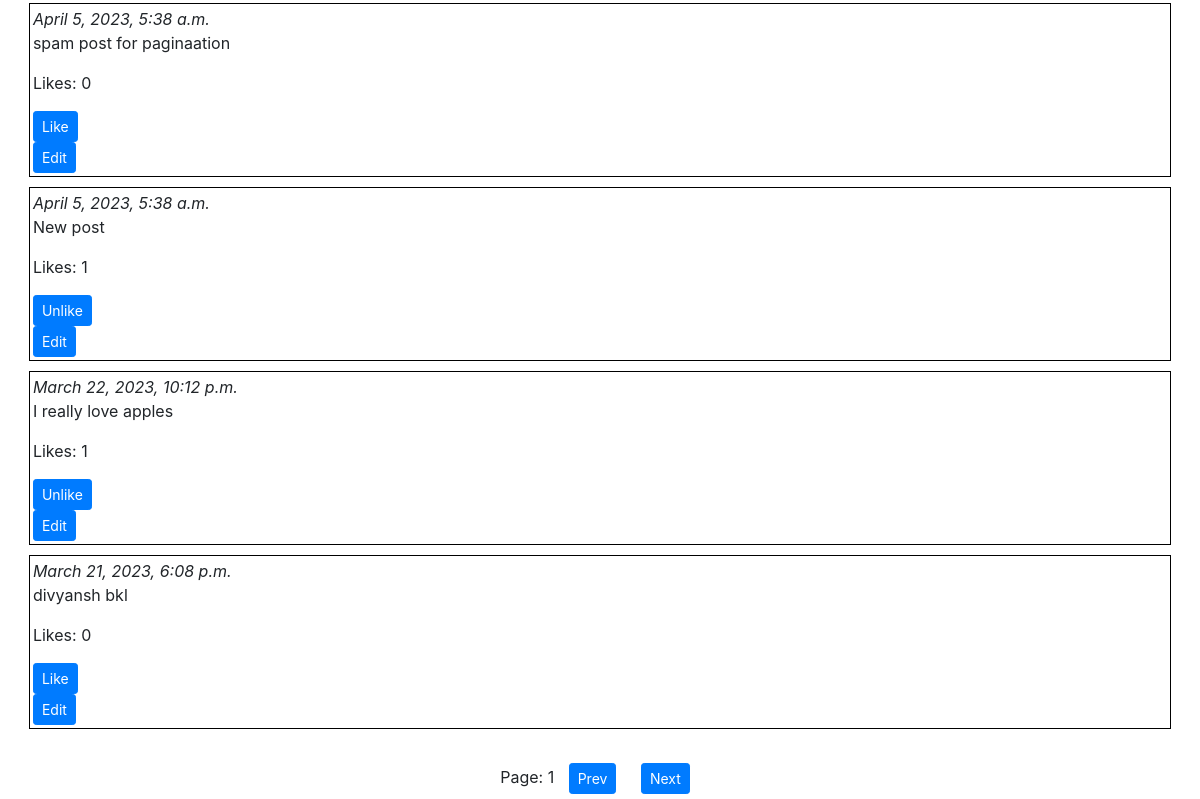
/user/ggvamp001 (signed in, lower part), run on an earlier commit of the app's database.
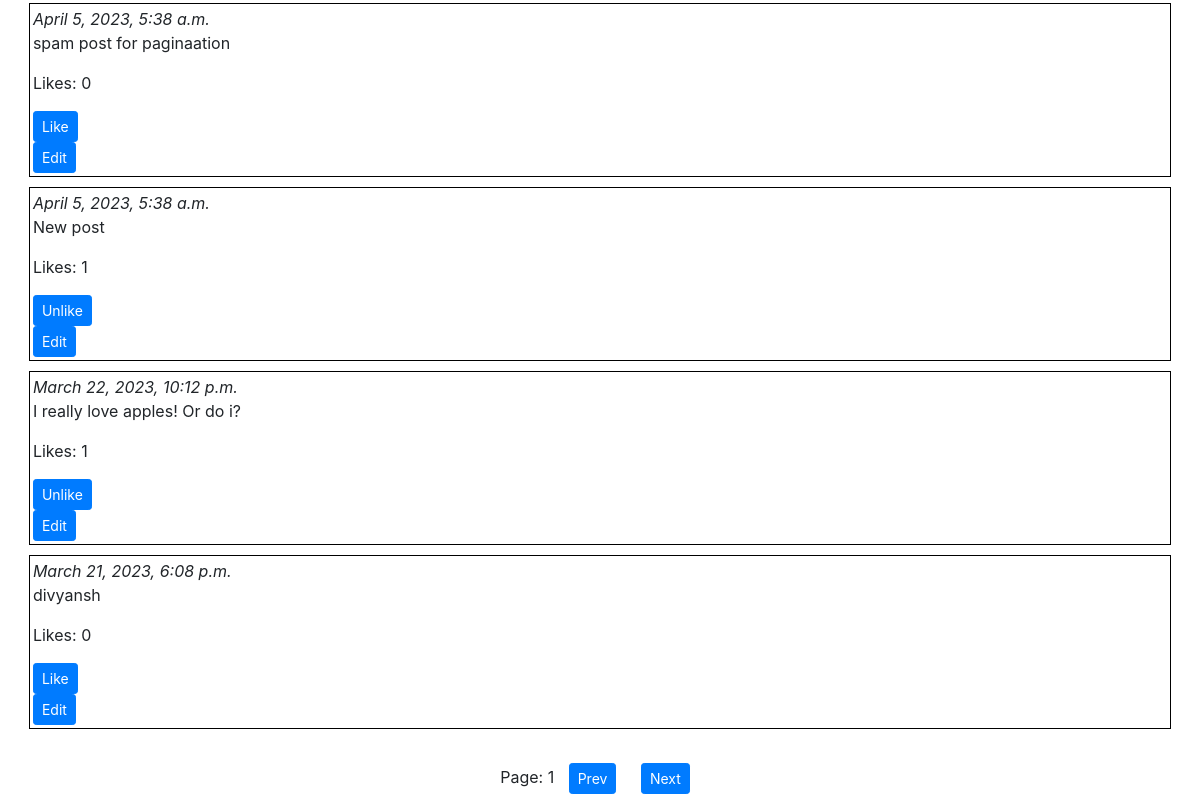
And on a later commit of the database.
### network/models.py (models this page shows, shortened)
class Posts(models.Model):
    poster = models.ForeignKey(User, on_delete=models.CASCADE, related_name="posts")
    content = models.TextField(max_length=256)
    time = models.DateTimeField(default=datetime.now())

### network/views.py (the view)
# urls.py: path("user/<str:username>", views.userpage, name="userpage"),
def userpage(request, username):
    user = User.objects.get(username=username)
    allposts = list(Posts.objects.filter(poster=user).values())
    postcount = len(allposts)
    for post in allposts:
        post["likecount"] = len(Like.objects.filter(post_id=post["id"]))
        liked = Like.objects.filter(
            user=request.user, post=Posts.objects.get(id=post["id"])
        )
        if len(liked) == 0:
            post["liked"] = False
        else:
            post["liked"] = True
    allposts.reverse()
    follower = len(user.followers.all())
    following = len(user.following.all())
    try:
        Follower.objects.get(
            follower=User.objects.get(username=request.user.username),
            following=User.objects.get(username=username),
        )
        follow_status = True
    except:
        follow_status = False
    paginator = Paginator(allposts, 10)
    page_no = request.GET.get("page")
    if page_no is None or int(page_no) < 0 or int(page_no) > paginator.num_pages:
        page_no = 1
    page_obj = list(paginator.get_page(page_no))
    return render(
        request,
        "network/userpage.html",
        {
            "username": username,
            "posts": page_obj,
            "pagecount": paginator.num_pages,
            "page": page_no,
            "postcount": postcount,
            "followers": follower,
            "following": following,
            "follow_status": follow_status,
        },
    )

### network/templates/network/userpage.html (shortened to what this page needs)
{% extends "network/layout.html" %}
{% load static %}
{% block body %}
    <div id="UserBody">
        <div>
            {% for post in posts %}
            <div class="post">
                <i>{{post.time}}</i>
                <div id="toHide{{post.id}}">
                <p id="toupdate{{post.id}}">{{post.content}} </p>
                <p id="post{{post.id}}">Likes: {{post.likecount}}</p>
                {% if user.is_authenticated %}
                <form id="{{post.id}}form" onsubmit="LikePost({{post.id}}); return false">
                    <button class="btn btn-primary btn-sm" id="button{{post.id}}" type="submit">
                        {% if post.liked %}
                            Unlike
                        {% else %}
                            Like
                        {% endif %}
                    </button>
                </form>
                </div>
                {% if user.id == post.poster_id %}
                    <button class="btn btn-primary btn-sm" id="editButton{{post.id}}" onclick="editpost({{post.id}})">Edit</button>
                {% endif %}
                {% endif %}
            </div>
            {% endfor %}
        </div>
    </div>
        {% if pagecount > 1 %}
        <div id="paginatory">
            Page: {{page}}
            <form id="prevButtonForm">
                <button class="btn btn-primary btn-sm" type="submit">Prev</button>
            </form>
            <form action="/user/{{username}}" id="nextButtonForm" method="GET">
                <button class="btn btn-primary btn-sm" type="submit">Next</button>
            </form>
        </div>
        {% endif %}
{% endblock %}

What changed in the data, as far as the page shows it:
changed Posts: content "I really love apples" → "I really love apples! Or do i?"
changed Posts: content "divyansh bkl" → "divyansh"
